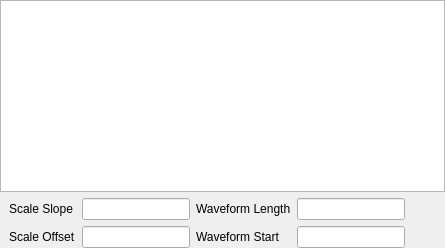
     <widget class="QWidget" name="tab_3">
      <attribute name="title">
       <string>Raw Waveform (w Region on Interest)</string>
      </attribute>
      <layout class="QVBoxLayout" name="verticalLayout_5">
       <property name="leftMargin">
        <number>0</number>
       </property>
       <property name="topMargin">
        <number>0</number>
       </property>
       <property name="rightMargin">
        <number>0</number>
       </property>
       <property name="bottomMargin">
        <number>0</number>
       </property>
       <item>
        <widget class="PyDMWaveformPlot" name="PyDMWaveformPlot_3">
         <property name="toolTip">
          <string/>
         </property>
         <property name="backgroundBrush">
          <brush brushstyle="SolidPattern">
           <color alpha="255">
            <red>230</red>
            <green>230</green>
            <blue>230</blue>
           </color>
          </brush>
         </property>
         <property name="showXGrid">
          <bool>true</bool>
         </property>
         <property name="showYGrid">
          <bool>true</bool>
         </property>
         <property name="yAxes">
          <stringlist>
           <string>{&quot;name&quot;: &quot;Amplitude&quot;, &quot;orientation&quot;: &quot;left&quot;, &quot;label&quot;: null, &quot;minRange&quot;: -1.0, &quot;maxRange&quot;: 1.0, &quot;autoRange&quot;: true, &quot;logMode&quot;: false}</string>
          </stringlist>
         </property>
         <property name="xLabels">
          <stringlist>
           <string>2.8 ns Intervals</string>
          </stringlist>
         </property>
         <property name="curves">
          <stringlist>
           <string>{&quot;y_channel&quot;: &quot;${DEVICE}:FAST_WF_RAW&quot;, &quot;x_channel&quot;: null, &quot;plot_style&quot;: &quot;Line&quot;, &quot;name&quot;: &quot;Amplitude (raw)&quot;, &quot;color&quot;: &quot;#008700&quot;, &quot;lineStyle&quot;: 1, &quot;lineWidth&quot;: 1, &quot;symbol&quot;: null, &quot;symbolSize&quot;: 10, &quot;yAxisName&quot;: &quot;Amplitude&quot;, &quot;barWidth&quot;: null, &quot;upperThreshold&quot;: null, &quot;lowerThreshold&quot;: null, &quot;thresholdColor&quot;: &quot;white&quot;, &quot;redraw_mode&quot;: 2}</string>
          </stringlist>
         </property>
        </widget>
       </item>
       <item>
        <layout class="QHBoxLayout" name="horizontalLayout_2">
         <property name="leftMargin">
          <number>9</number>
         </property>
         <item>
          <layout class="QGridLayout" name="gridLayout_2">
           <item row="0" column="0">
            <widget class="QLabel" name="label_13">
             <property name="maximumSize">
              <size>
               <width>150</width>
               <height>16777215</height>
              </size>
             </property>
             <property name="text">
              <string>Scale Slope</string>
             </property>
             <property name="alignment">
              <set>Qt::AlignLeading|Qt::AlignLeft|Qt::AlignVCenter</set>
             </property>
            </widget>
           </item>
           <item row="1" column="1">
            <widget class="PyDMLineEdit" name="PyDMLineEdit_2">
             <property name="maximumSize">
              <size>
               <width>150</width>
               <height>16777215</height>
              </size>
             </property>
             <property name="toolTip">
              <string/>
             </property>
             <property name="styleSheet">
              <string notr="true"/>
             </property>
             <property name="alignment">
              <set>Qt::AlignCenter</set>
             </property>
             <property name="clearButtonEnabled">
              <bool>false</bool>
             </property>
             <property name="rules" stdset="0">
              <string>[{&quot;channels&quot;: [{&quot;trigger&quot;: true, &quot;channel&quot;: &quot;ca://${P}_${THR}_H_EN_RBV.RVAL&quot;}], &quot;property&quot;: &quot;Visible&quot;, &quot;expression&quot;: &quot;ch[0]==1&quot;, &quot;name&quot;: &quot;New Rule&quot;, &quot;initial_value&quot;: &quot;&quot;}]</string>
             </property>
             <property name="precision" stdset="0">
              <number>0</number>
             </property>
             <property name="showUnits" stdset="0">
              <bool>true</bool>
             </property>
             <property name="precisionFromPV" stdset="0">
              <bool>true</bool>
             </property>
             <property name="alarmSensitiveContent" stdset="0">
              <bool>false</bool>
             </property>
             <property name="alarmSensitiveBorder" stdset="0">
              <bool>true</bool>
             </property>
             <property name="channel" stdset="0">
              <string>${DEVICE}:FAST_OFFSET_WF</string>
             </property>
            </widget>
           </item>
           <item row="1" column="0">
            <widget class="QLabel" name="label_14">
             <property name="maximumSize">
              <size>
               <width>150</width>
               <height>16777215</height>
              </size>
             </property>
             <property name="text">
              <string>Scale Offset</string>
             </property>
             <property name="alignment">
              <set>Qt::AlignLeading|Qt::AlignLeft|Qt::AlignVCenter</set>
             </property>
            </widget>
           </item>
           <item row="0" column="1">
            <widget class="PyDMLineEdit" name="PyDMLineEdit">
             <property name="maximumSize">
              <size>
               <width>150</width>
               <height>16777215</height>
              </size>
             </property>
             <property name="toolTip">
              <string/>
             </property>
             <property name="styleSheet">
              <string notr="true"/>
             </property>
             <property name="alignment">
              <set>Qt::AlignCenter</set>
             </property>
             <property name="clearButtonEnabled">
              <bool>false</bool>
             </property>
             <property name="rules" stdset="0">
              <string>[{&quot;channels&quot;: [{&quot;trigger&quot;: true, &quot;channel&quot;: &quot;ca://${P}_${THR}_L_EN_RBV.RVAL&quot;}], &quot;property&quot;: &quot;Visible&quot;, &quot;expression&quot;: &quot;ch[0]==1&quot;, &quot;name&quot;: &quot;New Rule&quot;, &quot;initial_value&quot;: &quot;&quot;}]</string>
             </property>
             <property name="precision" stdset="0">
              <number>0</number>
             </property>
             <property name="showUnits" stdset="0">
              <bool>true</bool>
             </property>
             <property name="precisionFromPV" stdset="0">
              <bool>true</bool>
             </property>
             <property name="alarmSensitiveContent" stdset="0">
              <bool>false</bool>
             </property>
             <property name="alarmSensitiveBorder" stdset="0">
              <bool>true</bool>
             </property>
             <property name="channel" stdset="0">
              <string>${DEVICE}:FAST_SLOPE_WF</string>
             </property>
            </widget>
           </item>
          </layout>
         </item>
         <item>
          <layout class="QGridLayout" name="gridLayout_3">
           <item row="0" column="0">
            <widget class="QLabel" name="label_15">
             <property name="maximumSize">
              <size>
               <width>150</width>
               <height>16777215</height>
              </size>
             </property>
             <property name="text">
              <string>Waveform Length</string>
             </property>
             <property name="alignment">
              <set>Qt::AlignLeading|Qt::AlignLeft|Qt::AlignVCenter</set>
             </property>
            </widget>
           </item>
           <item row="1" column="1">
            <widget class="PyDMLineEdit" name="PyDMLineEdit_3">
             <property name="maximumSize">
              <size>
               <width>150</width>
               <height>16777215</height>
              </size>
             </property>
             <property name="toolTip">
              <string/>
             </property>
             <property name="styleSheet">
              <string notr="true"/>
             </property>
             <property name="alignment">
              <set>Qt::AlignCenter</set>
             </property>
             <property name="clearButtonEnabled">
              <bool>false</bool>
             </property>
             <property name="rules" stdset="0">
              <string>[{&quot;channels&quot;: [{&quot;trigger&quot;: true, &quot;channel&quot;: &quot;ca://${P}_${THR}_H_EN_RBV.RVAL&quot;}], &quot;property&quot;: &quot;Visible&quot;, &quot;expression&quot;: &quot;ch[0]==1&quot;, &quot;name&quot;: &quot;New Rule&quot;, &quot;initial_value&quot;: &quot;&quot;}]</string>
             </property>
             <property name="precision" stdset="0">
              <number>0</number>
             </property>
             <property name="showUnits" stdset="0">
              <bool>true</bool>
             </property>
             <property name="precisionFromPV" stdset="0">
              <bool>true</bool>
             </property>
             <property name="alarmSensitiveContent" stdset="0">
              <bool>false</bool>
             </property>
             <property name="alarmSensitiveBorder" stdset="0">
              <bool>true</bool>
             </property>
             <property name="channel" stdset="0">
              <string>${DEVICE}:FAST_WF_START</string>
             </property>
            </widget>
           </item>
           <item row="1" column="0">
            <widget class="QLabel" name="label_16">
             <property name="maximumSize">
              <size>
               <width>150</width>
               <height>16777215</height>
              </size>
             </property>
             <property name="text">
              <string>Waveform Start</string>
             </property>
             <property name="alignment">
              <set>Qt::AlignLeading|Qt::AlignLeft|Qt::AlignVCenter</set>
             </property>
            </widget>
           </item>
           <item row="0" column="1">
            <widget class="PyDMLineEdit" name="PyDMLineEdit_4">
             <property name="maximumSize">
              <size>
               <width>150</width>
               <height>16777215</height>
              </size>
             </property>
             <property name="toolTip">
              <string/>
             </property>
             <property name="styleSheet">
              <string notr="true"/>
             </property>
             <property name="alignment">
              <set>Qt::AlignCenter</set>
             </property>
             <property name="clearButtonEnabled">
              <bool>false</bool>
             </property>
             <property name="rules" stdset="0">
              <string>[{&quot;channels&quot;: [{&quot;trigger&quot;: true, &quot;channel&quot;: &quot;ca://${P}_${THR}_L_EN_RBV.RVAL&quot;}], &quot;property&quot;: &quot;Visible&quot;, &quot;expression&quot;: &quot;ch[0]==1&quot;, &quot;name&quot;: &quot;New Rule&quot;, &quot;initial_value&quot;: &quot;&quot;}]</string>
             </property>
             <property name="precision" stdset="0">
              <number>0</number>
             </property>
             <property name="showUnits" stdset="0">
              <bool>true</bool>
             </property>
             <property name="precisionFromPV" stdset="0">
              <bool>true</bool>
             </property>
             <property name="alarmSensitiveContent" stdset="0">
              <bool>false</bool>
             </property>
             <property name="alarmSensitiveBorder" stdset="0">
              <bool>true</bool>
             </property>
             <property name="channel" stdset="0">
              <string>${DEVICE}:FAST_WF_NELM</string>
             </property>
            </widget>
           </item>
          </layout>
         </item>
         <item>
          <spacer name="horizontalSpacer_2">
           <property name="orientation">
            <enum>Qt::Horizontal</enum>
           </property>
           <property name="sizeType">
            <enum>QSizePolicy::Expanding</enum>
           </property>
           <property name="sizeHint" stdset="0">
            <size>
             <width>40</width>
             <height>20</height>
            </size>
           </property>
          </spacer>
         </item>
        </layout>
       </item>
      </layout>
     </widget>
